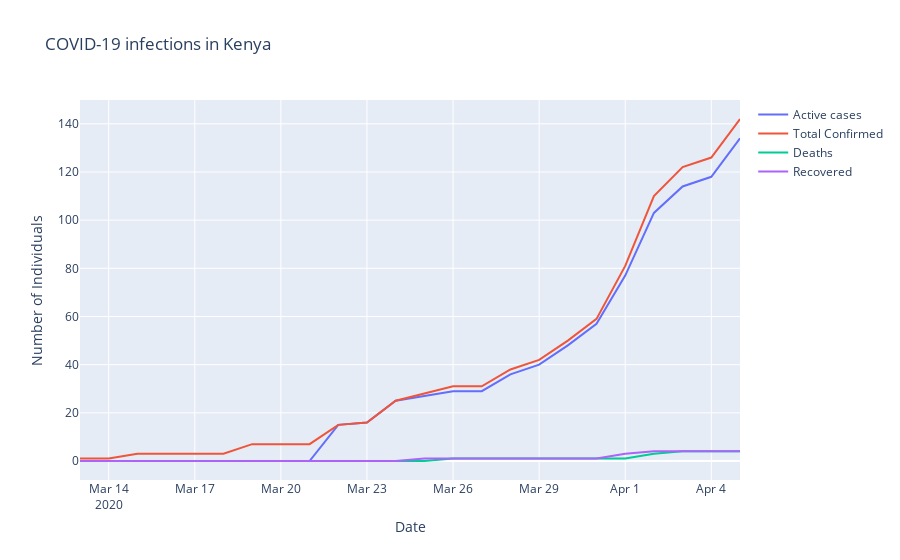

The notebook cell saved with this chart:
### Code cell
region = 'Kenya'

print('Fatality rate: {:.2f}%'.format(100 *
                                     df[(df['Country/Region'] == region) &
                                        (df['date'] == df['date'].iloc[-1])]['Deaths'].sum() /
                                     df[(df['Country/Region'] == region) &
                                        (df['date'] == df['date'].iloc[-1])]['Confirmed'].sum()))

fig = go.Figure()
fig.add_trace(go.Scatter(
                x=df[df['Country/Region'] == region].groupby('date')['date'].first(),
                y=df[df['Country/Region'] == region].groupby('date')['Active'].sum(),
                name="Active cases"))

fig.add_trace(go.Scatter(
                x=df[df['Country/Region'] == region].groupby('date')['date'].first(),
                y=df[df['Country/Region'] == region].groupby('date')['Confirmed'].sum(),
                name="Total Confirmed"))

fig.add_trace(go.Scatter(
                x=df[df['Country/Region'] == region].groupby('date')['date'].first(),
                y=df[df['Country/Region'] == region].groupby('date')['Deaths'].sum(),
                name="Deaths"))

fig.add_trace(go.Scatter(
                x=df[df['Country/Region'] == region].groupby('date')['date'].first(),
                y=df[df['Country/Region'] == region].groupby('date')['Recovered'].sum(),
                name="Recovered"))

fig.update_layout(title="COVID-19 infections in {}".format(region),
                  xaxis_title="Date",
                  yaxis_title="Number of Individuals")

fig.show()

### Figure 1 — Plotly figure (JSON) as saved in the notebook; plotly's stock layout.template omitted (floating-point values rounded to 4 significant figures)
{"data": [{"name": "Active cases", "type": "scatter", "x": ["2020-03-13T00:00:00", "2020-03-14T00:00:00", "2020-03-15T00:00:00", "2020-03-16T00:00:00", "2020-03-17T00:00:00", "2020-03-18T00:00:00", "2020-03-19T00:00:00", "2020-03-20T00:00:00", "2020-03-21T00:00:00", "2020-03-22T00:00:00", "2020-03-23T00:00:00", "2020-03-24T00:00:00", "2020-03-25T00:00:00", "2020-03-26T00:00:00", "2020-03-27T00:00:00", "2020-03-28T00:00:00", "2020-03-29T00:00:00", "2020-03-30T00:00:00", "2020-03-31T00:00:00", "2020-04-01T00:00:00", "2020-04-02T00:00:00", "2020-04-03T00:00:00", "2020-04-04T00:00:00", "2020-04-05T00:00:00"], "y": [0, 0, 0, 0, 0, 0, 0, 0, 0, 15, 16, 25, 27, 29, 29, 36, 40, 48, 57, 77, 103, 114, 118, 134]}, {"name": "Total Confirmed", "type": "scatter", "x": ["2020-03-13T00:00:00", "2020-03-14T00:00:00", "2020-03-15T00:00:00", "2020-03-16T00:00:00", "2020-03-17T00:00:00", "2020-03-18T00:00:00", "2020-03-19T00:00:00", "2020-03-20T00:00:00", "2020-03-21T00:00:00", "2020-03-22T00:00:00", "2020-03-23T00:00:00", "2020-03-24T00:00:00", "2020-03-25T00:00:00", "2020-03-26T00:00:00", "2020-03-27T00:00:00", "2020-03-28T00:00:00", "2020-03-29T00:00:00", "2020-03-30T00:00:00", "2020-03-31T00:00:00", "2020-04-01T00:00:00", "2020-04-02T00:00:00", "2020-04-03T00:00:00", "2020-04-04T00:00:00", "2020-04-05T00:00:00"], "y": [1, 1, 3, 3, 3, 3, 7, 7, 7, 15, 16, 25, 28, 31, 31, 38, 42, 50, 59, 81, 110, 122, 126, 142]}, {"name": "Deaths", "type": "scatter", "x": ["2020-03-13T00:00:00", "2020-03-14T00:00:00", "2020-03-15T00:00:00", "2020-03-16T00:00:00", "2020-03-17T00:00:00", "2020-03-18T00:00:00", "2020-03-19T00:00:00", "2020-03-20T00:00:00", "2020-03-21T00:00:00", "2020-03-22T00:00:00", "2020-03-23T00:00:00", "2020-03-24T00:00:00", "2020-03-25T00:00:00", "2020-03-26T00:00:00", "2020-03-27T00:00:00", "2020-03-28T00:00:00", "2020-03-29T00:00:00", "2020-03-30T00:00:00", "2020-03-31T00:00:00", "2020-04-01T00:00:00", "2020-04-02T00:00:00", "2020-04-03T00:00:00", "2020-04-04T00:00:00", "2020-04-05T00:00:00"], "y": [0, 0, 0, 0, 0, 0, 0, 0, 0, 0, 0, 0, 0, 1, 1, 1, 1, 1, 1, 1, 3, 4, 4, 4]}, {"name": "Recovered", "type": "scatter", "x": ["2020-03-13T00:00:00", "2020-03-14T00:00:00", "2020-03-15T00:00:00", "2020-03-16T00:00:00", "2020-03-17T00:00:00", "2020-03-18T00:00:00", "2020-03-19T00:00:00", "2020-03-20T00:00:00", "2020-03-21T00:00:00", "2020-03-22T00:00:00", "2020-03-23T00:00:00", "2020-03-24T00:00:00", "2020-03-25T00:00:00", "2020-03-26T00:00:00", "2020-03-27T00:00:00", "2020-03-28T00:00:00", "2020-03-29T00:00:00", "2020-03-30T00:00:00", "2020-03-31T00:00:00", "2020-04-01T00:00:00", "2020-04-02T00:00:00", "2020-04-03T00:00:00", "2020-04-04T00:00:00", "2020-04-05T00:00:00"], "y": [0, 0, 0, 0, 0, 0, 0, 0, 0, 0, 0, 0, 1, 1, 1, 1, 1, 1, 1, 3, 4, 4, 4, 4]}], "layout": {"title": {"text": "COVID-19 infections in Kenya"}, "xaxis": {"title": {"text": "Date"}}, "yaxis": {"title": {"text": "Number of Individuals"}}}}
